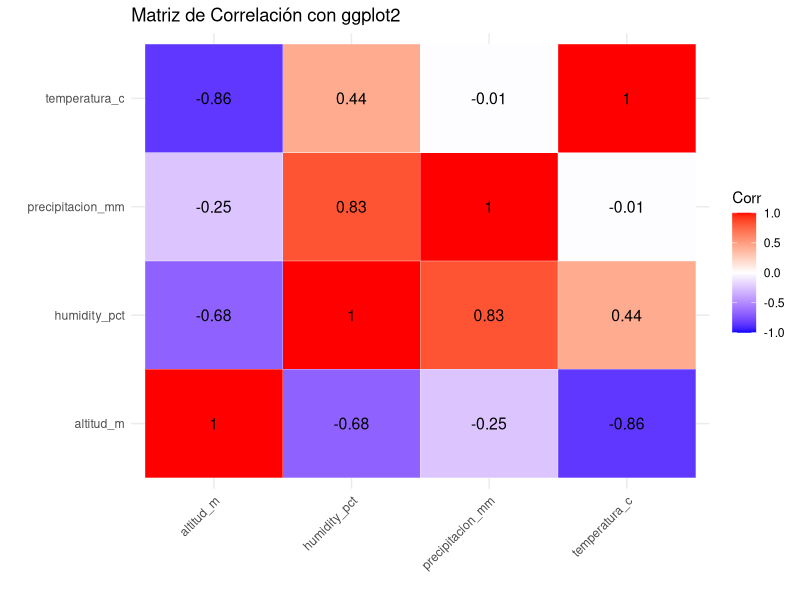
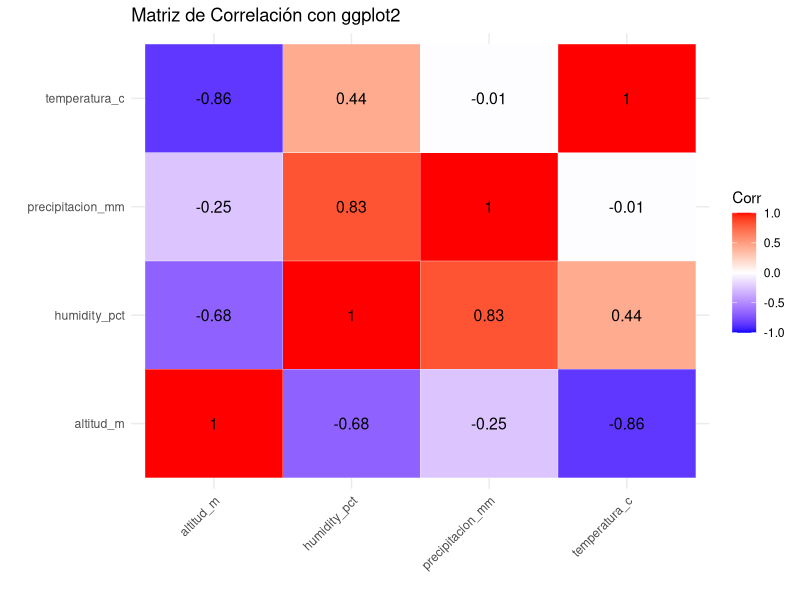

The R source for these figures, in order:
#---TAREA 2-----

library(tidyverse)

# 1. Reconstrucción del dataset y matriz de correlación
estaciones <- c('Cusco', 'Pisaq', 'Urubamba', 'Ollantaytambo', 'Sicuani', 'Santo Tomás', 'Espinar', 'Calca', 'Anta', 'Paucartambo')
datos <- data.frame(
  temperatura_c = c(18.5, 22.0, 24.5, NA, 16.0, 14.2, 12.8, 21.5, 17.8, 19.2),
  humidity_pct = c(65, 58, 72, 80, 50, 68, 45, 60, 62, 70),
  precipitacion_mm = c(12.4, 5.1, 8.3, 15.0, 2.0, 18.5, 1.2, 6.0, 9.4, 14.1),
  altitud_m = c(3399, 2972, 2870, 2792, 3550, 3660, 3928, 2925, 3337, 2906),
  row.names = estaciones
)

# Imputación de NA con la mediana
num_cols <- c('temperatura_c', 'humidity_pct', 'precipitacion_mm', 'altitud_m')
df_clean <- datos[, num_cols]
for(col in num_cols) {
  df_clean[is.na(df_clean[, col]), col] <- median(df_clean[, col], na.rm = TRUE)
}

matriz_corr <- cor(df_clean)
print(round(matriz_corr, 4))

# 2. Conversión a formato largo con pivot_longer()
corr_larga <- as.data.frame(matriz_corr) %>%
  mutate(Var1 = rownames(.)) %>%
  pivot_longer(cols = -Var1, names_to = "Var2", values_to = "Correlacion")

print(nrow(corr_larga)) # Debe ser igual a 4^2 = 16

# 3. Heatmap con ggplot2 y geom_tile()
ggplot(corr_larga, aes(x = Var1, y = Var2, fill = Correlacion)) +
  geom_tile(color = "white") +
  geom_text(aes(label = round(Correlacion, 2)), color = "black", size = 4) +
  scale_fill_gradient2(low = "blue", mid = "white", high = "red", midpoint = 0, limits = c(-1, 1)) +
  theme_minimal() +
  labs(title = "Matriz de Correlación con ggplot2", x = "", y = "", fill = "Corr") +
  theme(axis.text.x = element_text(angle = 45, hjust = 1))

ggsave("heatmap_ggplot2.png", width = 7, height = 6, dpi = 300)

#---- TAREA 3 ----
library(pheatmap)

# 1. pheatmap CON agrupamiento jerárquico por defecto
pheatmap(matriz_corr, 
         display_numbers = TRUE, 
         number_format = "%.2f",
         color = colorRampPalette(c("navy", "white", "firebrick3"))(100),
         main = "Heatmap pheatmap Agrupado",
         filename = "heatmap_pheatmap_agrupado.png",
         width = 6, height = 5, res = 300)

# 2. pheatmap SIN agrupamiento (cluster_rows = FALSE, cluster_cols = FALSE)
pheatmap(matriz_corr, 
         cluster_rows = FALSE, 
         cluster_cols = FALSE,
         display_numbers = TRUE, 
         number_format = "%.2f",
         color = colorRampPalette(c("navy", "white", "firebrick3"))(100),
         main = "Heatmap pheatmap Sin Agrupar",
         filename = "heatmap_pheatmap_sin_agrupar.png",
         width = 6, height = 5, res = 300)
